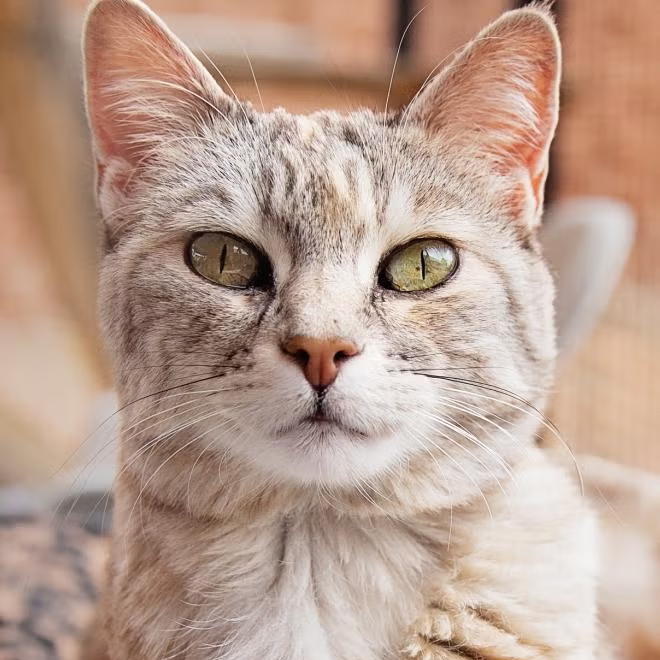
#> input picture 4/cat.png, 660 x 660 px
$ python contrast.py
#> lines starting #> are read from the running program, lines starting #| are printed output that depends on the picture
import imageio as image
import numpy as np
import matplotlib.pyplot as plt

def brightness(image, factor):
  img_bright = image.astype(np.float32)
  img_bright = img_bright + factor
  img_bright = np.clip(img_bright, 0, 255)
  return img_bright.astype(np.uint8)

def contrast(image, factor):
  imgContrast = image.astype(np.float32)
  mean = 128
  imgContrast = mean + factor * (imgContrast - mean)
  imgContrast = np.clip(imgContrast, 0, 255)
  return imgContrast.astype(np.uint8)

def join(image1, f1, image2, f2):
  image1 = image1.astype(np.float32)
  image2 = image2.astype(np.float32)
  imageBlend = (image1 * f1) + (image2 * f2)
  imageBlend = np.clip(imageBlend, 0, 255)
  return imageBlend.astype(np.uint8)

def make_histogram(image):
  hist, bins = np.histogram(image.flatten(), bins=256, range=[0, 256])
  return hist

path = "cat.png"
path2 = "dog.png"

img = image.imread(path)
#> img is the input picture: shape (660, 660, 3); mean R, G, B 186.4, 158.9, 144.4
hist_img = make_histogram(img)
#> in make_histogram, `hist, bins = np.histogram(image.flatten(), bins=256, range=[0, 256])`: hist = 256 values, max 10217 at index 212, min 122 at index 254, mean 5104.7; bins = 257 values from 0 to 256
#> hist_img has the same summary as hist in make_histogram

img_bright = brightness(img, 100)
#> in brightness, `img_bright = np.clip(img_bright, 0, 255)`:
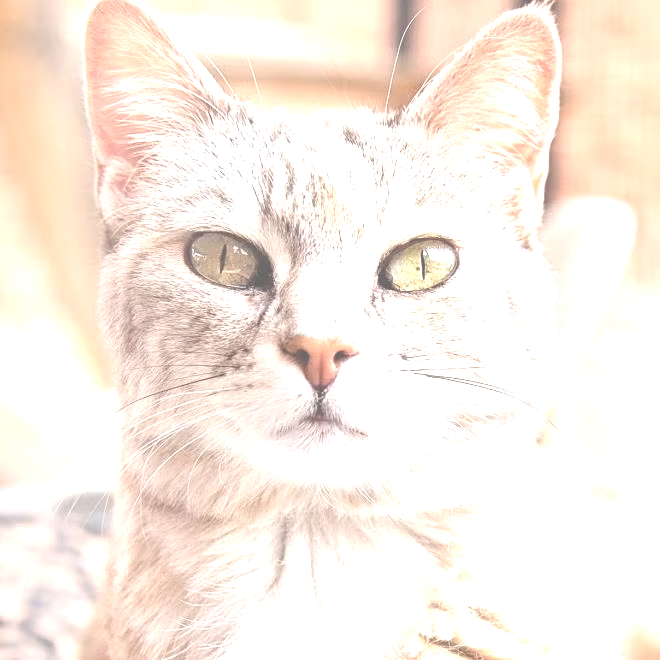
#> img_bright: shape (660, 660, 3) float32; mean R, G, B 250.5, 239.6, 230
hist_img_bright = make_histogram(img_bright)
#> hist_img_bright = 256 values, max 769873 at index 255, min 0 at index 0, mean 5104.7

img_contrast = contrast(img, 1.3)
#> in contrast, `imgContrast = np.clip(imgContrast, 0, 255)`:
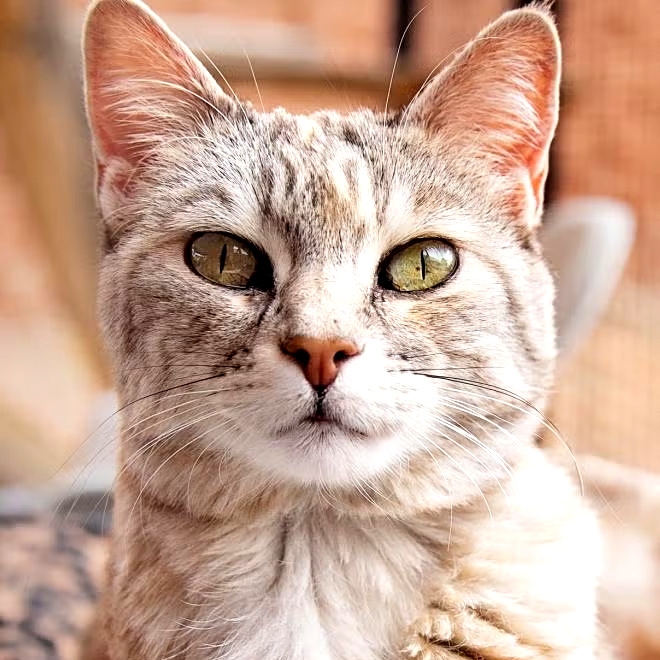
#> imgContrast: shape (660, 660, 3) float32; mean R, G, B 202.6, 167.9, 149.3
hist_img_contrast = make_histogram(img_contrast)
#> hist_img_contrast = 256 values, max 97165 at index 255, min 0 at index 2, mean 5104.7

img2 = image.imread(path2)
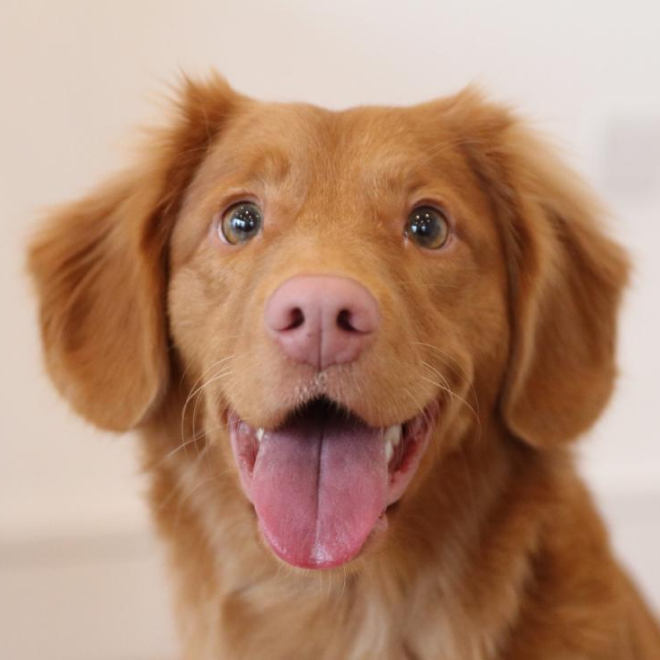
#> input picture 4/dog.png, 660 x 660 px
#> img2 is the input picture: shape (660, 660, 3); mean R, G, B 178.9, 139.8, 115.7
img_blend = join(img, 0.5, img2, 0.5)
#> in join, `imageBlend = (image1 * f1) + (image2 * f2)`:
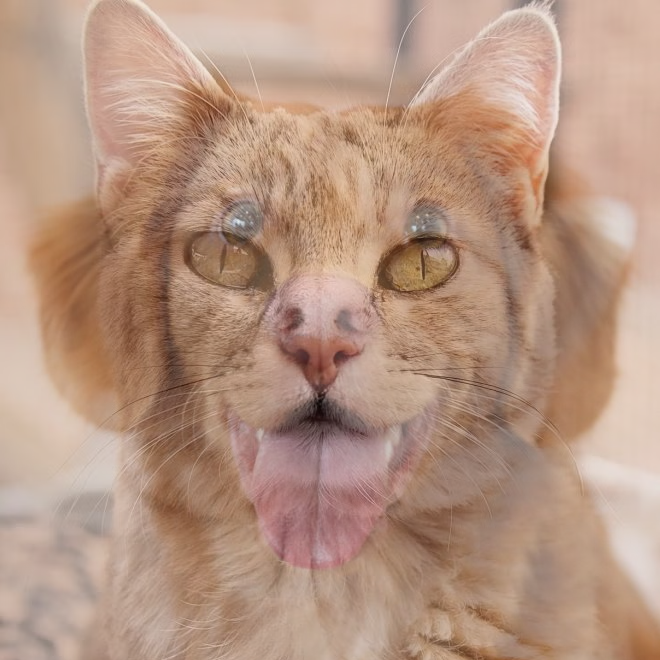
#> imageBlend: shape (660, 660, 3) float32; mean R, G, B 182.7, 149.4, 130.1
hist_img_blend = make_histogram(img_blend)
#> hist_img_blend = 256 values, max 14514 at index 165, min 0 at index 0, mean 5104.7

plt.figure(figsize=(15,8.1))

plt.subplot(4,2,1)
plt.imshow(img)
plt.subplot(4,2,2)
plt.plot(hist_img)

plt.subplot(4,2,3)
plt.imshow(img_bright)
plt.subplot(4,2,4)
plt.plot(hist_img_bright)

plt.subplot(4,2,5)
plt.imshow(img_contrast)
plt.subplot(4,2,6)
plt.plot(hist_img_contrast)

plt.subplot(4,2,7)
plt.imshow(img_blend)
plt.subplot(4,2,8)
plt.plot(hist_img_blend)

plt.show()
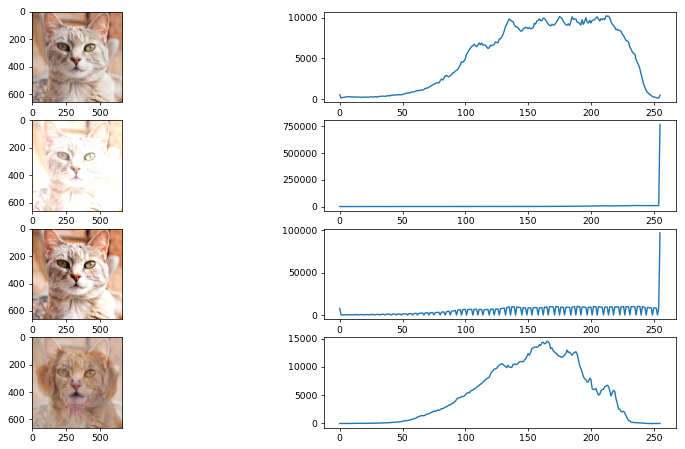
#> figure drawn by matplotlib, 8 panels; panel 2: curve peaks at x = 212, y = 10217; panel 4: curve peaks at x = 255, y = 769873; panel 6: curve peaks at x = 255, y = 97165; panel 8: curve peaks at x = 165, y = 14514
